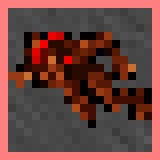
#> input picture assets/triggers/pinksquare.png, 20 x 20 px (shown 8 times larger)
$ python imageLocation.py
#> lines starting #> are read from the running program, lines starting #| are printed output that depends on the picture
import cv2
import numpy as np

def locate_alpha(needle, haystack):

    # read game image
#> called with needle = 'assets/triggers/pinksquare.png', haystack = 'assets/screenshotRed.png'
    if isinstance(haystack, str):
        haystack = cv2.imread(haystack)

    # read image needle
    needle = cv2.imread(needle, cv2.IMREAD_UNCHANGED)
#> needle is the input picture: shape (20, 20, 4); mean B, G, R, A 62.9, 67.6, 109.5, 48.5
    hh, ww = needle.shape[:2]
#> hh = 20; ww = 20

    # extract base image ad alpha channel and make alpha 3 channels
    base = needle[:,:,0:3]
    alpha = needle[:,:,3]
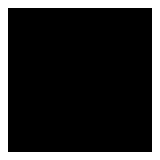
#> alpha: shape (20, 20) (shown 8 times larger); 19% white in thin lines or dots
    alpha = cv2.merge([alpha,alpha,alpha])
#> alpha: shape (20, 20, 3); 19% white in thin lines or dots

    # do masked needle matching and save correlation image
#> (the run stopped early here; a loop or call above may not have finished)
